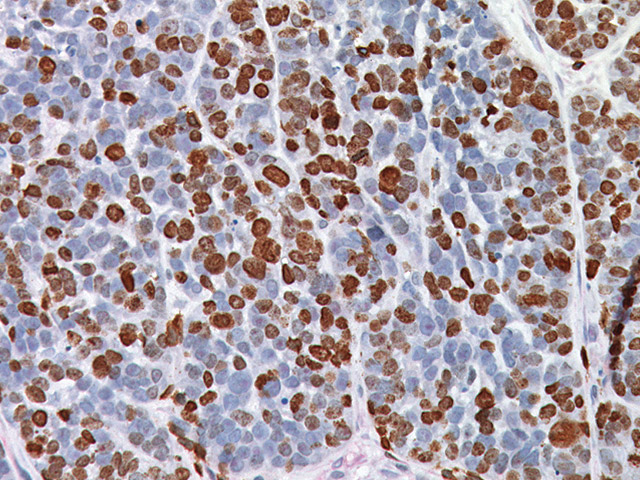
#> input picture img/nuclei.jpg, 640 x 480 px, found by its file name
$ python 03-03.py   (older library calls are emulated)
#> lines starting #> are read from the running program, lines starting #| are printed output that depends on the picture; after the words box and inside, x2 and y2 are one past the last pixel; in counts of white or black regions, pixels touching at a corner belong together
# This is a sample Python script.

# Press Shift+F10 to execute it or replace it with your code.
# Press Double Shift to search everywhere for classes, files, tool windows, actions, and settings.

import cv2 as cv, cv2
import sys
import numpy as np
from matplotlib import pylab
import mahotas as mh
import requests
from functools import reduce


def createWindows(val):
    cv2.namedWindow("Trackbars")
    cv2.resizeWindow("Trackbars", 1920, 1200)

    cv2.namedWindow("Results")
    cv2.resizeWindow("Results", 1920, 1200)

    cv2.namedWindow("Results2")
    cv2.resizeWindow("Results2", 1920, 1200)
    pass


def CreateTrackbars(val):
    cv2.createTrackbar("L - H", "Trackbars", 0, 179, ProcessImage)
    cv2.createTrackbar("L - S", "Trackbars", 0, 255, ProcessImage)
    cv2.createTrackbar("L - V", "Trackbars", 0, 255, ProcessImage)
    cv2.createTrackbar("U - H", "Trackbars", 179, 179, ProcessImage)
    cv2.createTrackbar("U - S", "Trackbars", 255, 255, ProcessImage)
    cv2.createTrackbar("U - V", "Trackbars", 255, 255, ProcessImage)

    cv2.createTrackbar("L - H /2", "Trackbars", 0, 179, ProcessImage)
    cv2.createTrackbar("L - S /2", "Trackbars", 0, 255, ProcessImage)
    cv2.createTrackbar("L - V /2", "Trackbars", 0, 255, ProcessImage)
    cv2.createTrackbar("U - H /2", "Trackbars", 179, 179, ProcessImage)
    cv2.createTrackbar("U - S /2", "Trackbars", 255, 255, ProcessImage)
    cv2.createTrackbar("U - V /2", "Trackbars", 255, 255, ProcessImage)

    cv.createTrackbar("Morph Open", "Trackbars", 1, 21, ProcessImage)
    cv.createTrackbar("Morph Close", "Trackbars", 1, 21, ProcessImage)

    cv.createTrackbar("ksize", "Trackbars", 0, 21, ProcessImage)
    pass


def idontdoshit():
    print('pAsS dA BuTThAaA')


def SetVals(val):
    # Make them DICS?
#> called with val = 0
    global hsvValues
    hsvValues = {
        'color_1': {'l_h': 0, 'l_s': 0, 'l_v': 0, 'u_h': 0, 'h_s': 0, 'u_v': 0},
        'color_2': {'l_h': 0, 'l_s': 0, 'l_v': 0, 'u_h': 0, 'h_s': 0, 'u_v': 0},
        'color_3': {'l_h': 0, 'l_s': 0, 'l_v': 0, 'u_h': 0, 'h_s': 0, 'u_v': 0}
    }
    hsvValues['color_1']['l_h'] = 5
    hsvValues['color_1']['l_s'] = 50
    hsvValues['color_1']['l_v'] = 50
    hsvValues['color_1']['u_h'] = 40
    hsvValues['color_1']['u_s'] = 255
    hsvValues['color_1']['u_v'] = 255

    hsvValues['color_2']['l_h'] = 5
    hsvValues['color_2']['l_s'] = 50
    hsvValues['color_2']['l_v'] = 50
    hsvValues['color_2']['u_h'] = 40
    hsvValues['color_2']['u_s'] = 255
    hsvValues['color_2']['u_v'] = 255

    global lower_range, lower_range2
    global upper_range, upper_range2
    global img, mask, res, hsv
    global gaussian_value, morphOpenKernel

    morphOpenKernel = 5
    morphCloseKernel = 5

    gaussian_value = 1
    lower_range = np.array([hsvValues['color_1']['l_h'], hsvValues['color_1']['l_s'], hsvValues['color_1']['l_v']])
    upper_range = np.array([hsvValues['color_1']['u_h'], hsvValues['color_1']['u_s'], hsvValues['color_1']['u_v']])

    lower_range2 = np.array([hsvValues['color_2']['l_h'], hsvValues['color_2']['l_s'], hsvValues['color_2']['l_v']])
    upper_range2 = np.array([hsvValues['color_2']['u_h'], hsvValues['color_2']['u_s'], hsvValues['color_2']['u_v']])

    img = cv2.imread(r"D:\side-projects\nuclei\img\nuclei.jpg")
#> img is the input picture: shape (480, 640, 3); mean B, G, R 165.7, 158.6, 170.6
    cv2.setTrackbarPos("L - H", "Trackbars", hsvValues['color_1']['l_h'])
    cv2.setTrackbarPos("L - S", "Trackbars", hsvValues['color_1']['l_s'])
    cv2.setTrackbarPos("L - V", "Trackbars", hsvValues['color_1']['l_v'])
    cv2.setTrackbarPos("U - H", "Trackbars", hsvValues['color_1']['u_h'])
    cv2.setTrackbarPos("U - S", "Trackbars", hsvValues['color_1']['u_s'])
    cv2.setTrackbarPos("U - V", "Trackbars", hsvValues['color_1']['u_v'])

    cv2.setTrackbarPos("Morph Open", "Trackbars", morphOpenKernel)
    cv2.setTrackbarPos("Morph Open", "Trackbars", morphCloseKernel)

def ProcessImage(val):
    # [16 lines of commented-out code are left out]
    hsvValues['color_1']['l_h'] = cv2.getTrackbarPos("L - H", "Trackbars")
    hsvValues['color_1']['l_s'] = cv2.getTrackbarPos("L - S", "Trackbars")
    hsvValues['color_1']['l_v'] = cv2.getTrackbarPos("L - V", "Trackbars")
    hsvValues['color_1']['u_h'] = cv2.getTrackbarPos("U - H", "Trackbars")
    hsvValues['color_1']['u_s'] = cv2.getTrackbarPos("U - S", "Trackbars")
    hsvValues['color_1']['u_v'] = cv2.getTrackbarPos("U - V", "Trackbars")

    hsvValues['color_2']['l_h'] = cv2.getTrackbarPos("L - H /2", "Trackbars")
    hsvValues['color_2']['l_s'] = cv2.getTrackbarPos("L - S /2", "Trackbars")
    hsvValues['color_2']['l_v'] = cv2.getTrackbarPos("L - V /2", "Trackbars")
    hsvValues['color_2']['u_h'] = cv2.getTrackbarPos("U - H /2", "Trackbars")
    hsvValues['color_2']['u_s'] = cv2.getTrackbarPos("U - S /2", "Trackbars")
    hsvValues['color_2']['u_v'] = cv2.getTrackbarPos("U - V /2", "Trackbars")

    morphOpenKernel = cv.getTrackbarPos("Morph Open", "Trackbars")
    morphCloseKernel = cv.getTrackbarPos("Morph Close", "Trackbars")

    # Gaussian things, not pretty but working.
    gaussian_value = cv2.getTrackbarPos("ksize", "Trackbars")

    cv.setTrackbarPos("ksize", "Trackbars", gaussian_value)
    # Convert the BGR image to HSV image.
    hsv = cv2.cvtColor(img, cv2.COLOR_BGR2HSV)
#> hsv: shape (480, 640, 3); mean H, S, V 90.5, 50.9, 182.3

    if gaussian_value != 0:
        gaussian_value = isEven(gaussian_value)
        hsv = GaussianBlur(hsv, gaussian_value)

    # Set the lower and upper HSV range according to the value selected by the trackbar
    lower_range = np.array([hsvValues['color_1']['l_h'], hsvValues['color_1']['l_s'], hsvValues['color_1']['l_v']])
    upper_range = np.array([hsvValues['color_1']['u_h'], hsvValues['color_1']['u_s'], hsvValues['color_1']['u_v']])

    lower_range2 = np.array([hsvValues['color_2']['l_h'], hsvValues['color_2']['l_s'], hsvValues['color_2']['l_v']])
    upper_range2 = np.array([hsvValues['color_2']['u_h'], hsvValues['color_2']['u_s'], hsvValues['color_2']['u_v']])

    # Threshold the HSV image to get only blue colors. Filter the image and get the binary mask, where white represents your target color
    mask = cv2.inRange(hsv, lower_range, upper_range)
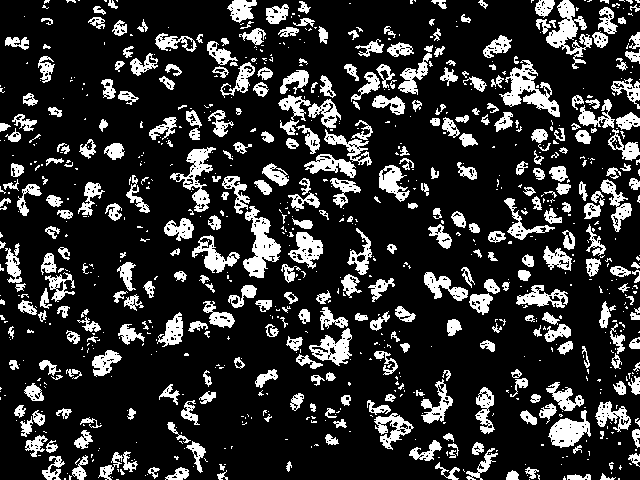
#> mask: shape (480, 640); 18.7% white; 899 white regions (544 under 20 px), largest, box (x1, y1, x2, y2) and area: (499, 60, 560, 117) 1271, (243, 206, 281, 278) 1244, (546, 0, 592, 69) 1153
    # You can also visualize the real part of the target color (Optional)
    res = cv2.bitwise_and(img, img, mask=mask)
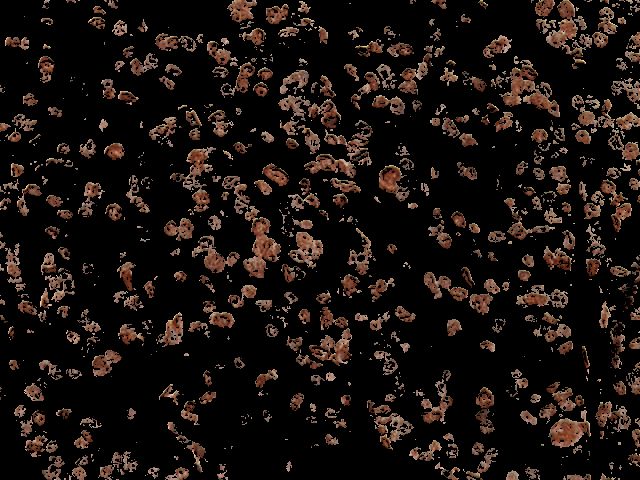
#> res: shape (480, 640, 3); mean B, G, R 14.2, 17.7, 25
    # too many dimentions
    # Converting the binary mask to 3 channel image, this is just so we can stack it with the others
    mask_3 = cv2.cvtColor(mask, cv2.COLOR_GRAY2BGR)
    # stack the mask, orginal frame and the filtered result
    stacked = np.hstack((mask_3, img, res))
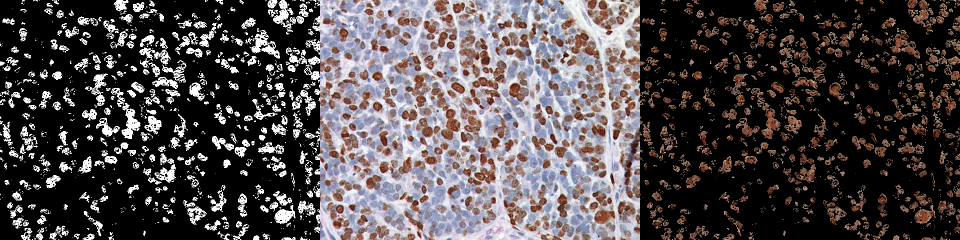
#> stacked: shape (480, 1920, 3) (shown at 1/2 size); mean B, G, R 75.9, 74.7, 81.1
    cv2.imshow('Results', cv2.resize(stacked, None, fx=1.0, fy=1.0))
    cv2.imwrite(r"D:\side-projects\nuclei\results\bitwiseNoOpenNoClose.jpg", mask_3)

    # Threshold the HSV image to get only blue colors. Filter the image and get the binary mask, where white represents your target color
    mask2 = cv2.inRange(hsv, lower_range2, upper_range2)
#> mask2: shape (480, 640); every value is 255
    # You can also visualize the real part of the target color (Optional)
    res2 = cv2.bitwise_and(img, img, mask=mask2)
    # too many dimentions
    # Converting the binary mask to 3 channel image, this is just so we can stack it with the others
    mask_4 = cv2.cvtColor(mask2, cv2.COLOR_GRAY2BGR)
#> mask_4: shape (480, 640, 3); every value is 255
    stacked2 = np.hstack((mask_4, img, res2))
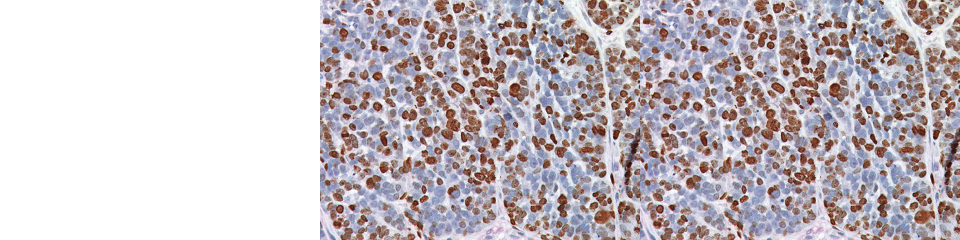
#> stacked2: shape (480, 1920, 3) (shown at 1/2 size); mean B, G, R 195.5, 190.7, 198.8
    cv2.imshow('Results2', cv2.resize(stacked2, None, fx=0.4, fy=0.4))
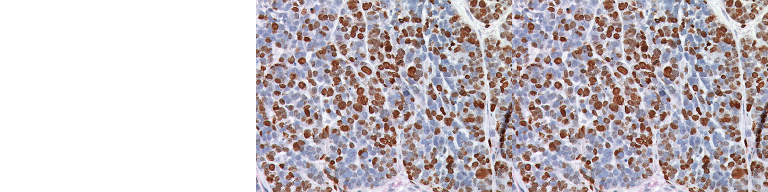
#> window 'Results2': shape (192, 768, 3); mean B, G, R 195.4, 190.7, 198.7
    cv2.imwrite(r"D:\side-projects\nuclei\results\bitwiseNoOpenNoClose2.jpg", mask_4)

    # Morph operations
    if morphOpenKernel != 0:
        morphOpenKernel = isEven(morphOpenKernel)
        openImg = mask
        openImg = MorphOpen(mask, morphOpenKernel)
        openImg = MorphClose(mask, morphCloseKernel)

    # Show this stacked frame at 40% of the size.
    #stacked2 = np.hstack((openImg))
    cv2.imshow('Results3', openImg)
    cv2.imwrite(r"D:\side-projects\nuclei\results\bitwiseOpened.jpg", openImg)

    CountPixels(mask, hsv, openImg)
    print('1 time 2 time')


def main():
    defaultImg = np.zeros((300, 300, 3), np.uint8)
    defaultImg[:] = (0, 0, 255)

    print(defaultImg.shape)
    createWindows(0)
    CreateTrackbars(0)
    SetVals(0)

    # Init that shit
    ProcessImage(0)

    # Count pixels
    # CountPixels(mask, hsv)

    cv2.waitKey(0)
    if cv2.waitKey(1) & 0xFF == ord("q"):
        cv2.destroyAllWindows()
        exit()

    # If the user presses ESC then exit the program
    key = cv2.waitKey(1)

    # If the user presses `s` then print this array.
    if key == ord('s'):
        thearray = [[hsvValues['color_1']['l_h'], hsvValues['color_1']['l_s'], hsvValues['color_1']['l_v']],
                    [hsvValues['color_1']['u_h'], hsvValues['color_1']['u_s'], hsvValues['color_1']['u_v']]]
        print(thearray)
        # Also save this array as penval.npy
        np.save('hsv_value', thearray)
        exit()

# [6 lines of commented-out code are left out]
def MorphOpen(dst, kernel):
#> called with kernel = 5
    openingImg = cv.morphologyEx(dst, cv.MORPH_OPEN, (kernel, kernel))
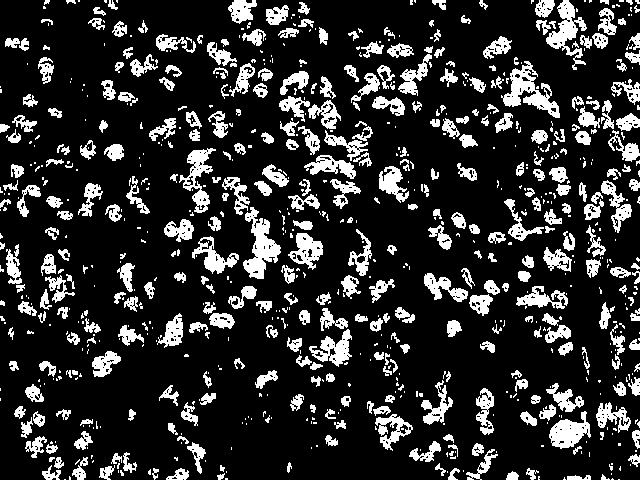
#> openingImg: shape (480, 640); 18% white; 827 white regions (462 under 20 px), largest, box (x1, y1, x2, y2) and area: (501, 61, 560, 118) 1234, (243, 207, 281, 279) 1227, (546, 0, 587, 70) 1014
    # ShowImages(MorphOpen.__name__, openingImg)
    # SaveImages(MorphOpen.__name__, openingImg, 256)
    return openingImg

def MorphClose(dst, kernel):
#> called with kernel = 1
    openingImg = cv.morphologyEx(dst, cv.MORPH_CLOSE, (kernel, kernel))
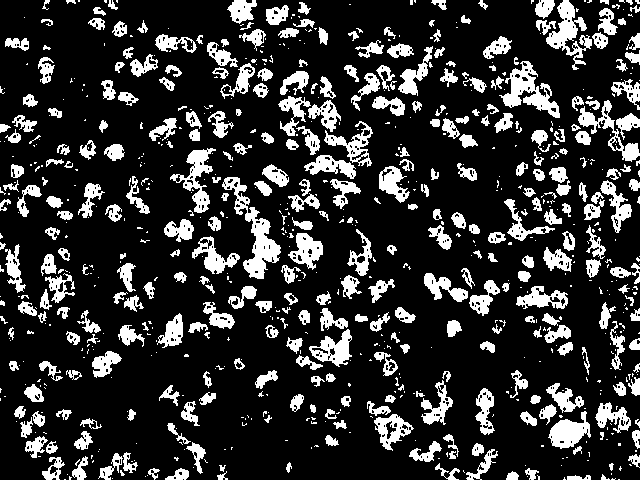
#> openingImg: shape (480, 640); 19.5% white; 804 white regions (461 under 20 px), largest, box (x1, y1, x2, y2) and area: (222, 177, 281, 279) 1677, (499, 61, 560, 118) 1326, (546, 0, 592, 70) 1194
    # ShowImages(MorphOpen.__name__, openingImg)
    # SaveImages(MorphOpen.__name__, openingImg, 256)
    return openingImg

def GaussianBlur(grayImg, ksize):
    # windowName.append(GaussianBlur.__name__)
    gaussianImg = grayImg
    # isEven(trackbar_gaussian, windowName, gaussian_value)
    gaussianImg = cv.GaussianBlur(gaussianImg, (ksize, ksize), 0)
    # ShowImages(GaussianBlur.__name__, gaussianImg)
    return gaussianImg

def isEven(value):
    if (((value % 2) == 1) or (value == 0)):
        pass
    else:
        value += 1
    return value


def CountPixels(mask, hsv, openimg):
    maskShape = mask.shape
#> maskShape = (480, 640)
    allPixels = 1
    for i in maskShape:
        allPixels *= i
#> after the loop, allPixels = 307200
    print('simple for loop: ' + str(allPixels))
#| simple for loop: 307200
    allPixels2 = reduce(lambda x, y: x * y, maskShape)
#> allPixels2 = 307200
    print('lambda expression: ' + str(allPixels2))
#| lambda expression: 307200
    allPixels3 = mask.size
#> allPixels3 = 307200
    print('img.size function: ' + str(allPixels3))
#| img.size function: 307200

    whitePixels = cv2.countNonZero(mask)
#> whitePixels = 57515
    print('white pixelstry.py: ' + str(whitePixels))
#| white pixelstry.py: 57515

    # Morph open pixs
    whitePixOpen = cv2.countNonZero(openimg)
#> whitePixOpen = 59785
    print('white pixelstry.py: ' + str(whitePixels))
#| white pixelstry.py: 57515

    blackPixels = allPixels - whitePixels
#> blackPixels = 249685
    print('black pixes:' + str(blackPixels))
#| black pixes:249685

    whitePixPerc = (whitePixels / allPixels) * 100
#> whitePixPerc = 18.72

    whitePixOpenPerc = (whitePixOpen / allPixels) * 100
#> whitePixOpenPerc = 19.46

    blackPixPerc = (blackPixels / allPixels) * 100
#> blackPixPerc = 81.28

    print('white pixels (cancerogenni) define: ' + str(round(whitePixPerc, 2)) + '%' + ' of the image.')
#| white pixels (cancerogenni) define: 18.72% of the image.
    print('white OPEN pixels (cancerogenni) define: ' + str(round(whitePixOpenPerc, 2)) + '%' + ' of the image.')
#| white OPEN pixels (cancerogenni) define: 19.46% of the image.

    print('black pixels (fine) define: ' + str(round(blackPixPerc, 2)) + '%' + ' of the image.')
#| black pixels (fine) define: 81.28% of the image.

def SaveImage(x):
    pass

main()
#> (key q is pressed here)
#> (the program exits here)
